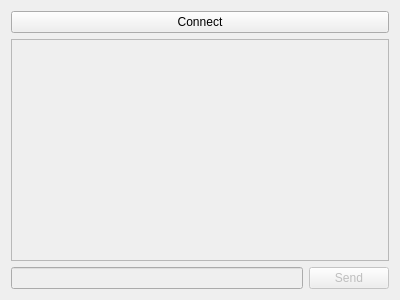
<?xml version="1.0" encoding="UTF-8"?>
<ui version="4.0">
 <class>ChatWindow</class>
 <widget class="QWidget" name="ChatWindow">
  <property name="geometry">
   <rect>
    <x>0</x>
    <y>0</y>
    <width>400</width>
    <height>300</height>
   </rect>
  </property>
  <property name="windowTitle">
   <string>Qt Simple Chat Client</string>
  </property>
  <layout class="QVBoxLayout" name="verticalLayout">
   <item>
    <widget class="QPushButton" name="connectButton">
     <property name="text">
      <string>Connect</string>
     </property>
    </widget>
   </item>
   <item>
    <widget class="QListView" name="chatView">
     <property name="enabled">
      <bool>false</bool>
     </property>
     <property name="editTriggers">
      <set>QAbstractItemView::NoEditTriggers</set>
     </property>
    </widget>
   </item>
   <item>
    <layout class="QHBoxLayout" name="horizontalLayout_2">
     <item>
      <widget class="QLineEdit" name="messageEdit">
       <property name="enabled">
        <bool>false</bool>
       </property>
      </widget>
     </item>
     <item>
      <widget class="QPushButton" name="sendButton">
       <property name="enabled">
        <bool>false</bool>
       </property>
       <property name="text">
        <string>Send</string>
       </property>
       <property name="default">
        <bool>true</bool>
       </property>
      </widget>
     </item>
    </layout>
   </item>
  </layout>
 </widget>
 <resources/>
 <connections/>
</ui>
